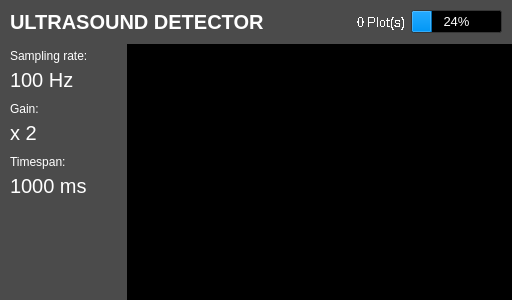
<?xml version="1.0" encoding="UTF-8"?>
<ui version="4.0">
 <class>MainWindow</class>
 <widget class="QMainWindow" name="MainWindow">
  <property name="geometry">
   <rect>
    <x>0</x>
    <y>0</y>
    <width>512</width>
    <height>300</height>
   </rect>
  </property>
  <property name="sizePolicy">
   <sizepolicy hsizetype="Preferred" vsizetype="Preferred">
    <horstretch>0</horstretch>
    <verstretch>0</verstretch>
   </sizepolicy>
  </property>
  <property name="palette">
   <palette>
    <active>
     <colorrole role="WindowText">
      <brush brushstyle="SolidPattern">
       <color alpha="255">
        <red>255</red>
        <green>255</green>
        <blue>255</blue>
       </color>
      </brush>
     </colorrole>
     <colorrole role="Button">
      <brush brushstyle="SolidPattern">
       <color alpha="255">
        <red>0</red>
        <green>0</green>
        <blue>0</blue>
       </color>
      </brush>
     </colorrole>
     <colorrole role="Text">
      <brush brushstyle="SolidPattern">
       <color alpha="255">
        <red>255</red>
        <green>255</green>
        <blue>255</blue>
       </color>
      </brush>
     </colorrole>
     <colorrole role="ButtonText">
      <brush brushstyle="SolidPattern">
       <color alpha="255">
        <red>255</red>
        <green>255</green>
        <blue>255</blue>
       </color>
      </brush>
     </colorrole>
     <colorrole role="Base">
      <brush brushstyle="SolidPattern">
       <color alpha="255">
        <red>0</red>
        <green>0</green>
        <blue>0</blue>
       </color>
      </brush>
     </colorrole>
     <colorrole role="Window">
      <brush brushstyle="SolidPattern">
       <color alpha="255">
        <red>0</red>
        <green>0</green>
        <blue>0</blue>
       </color>
      </brush>
     </colorrole>
     <colorrole role="Highlight">
      <brush brushstyle="SolidPattern">
       <color alpha="255">
        <red>0</red>
        <green>150</green>
        <blue>245</blue>
       </color>
      </brush>
     </colorrole>
    </active>
    <inactive>
     <colorrole role="WindowText">
      <brush brushstyle="SolidPattern">
       <color alpha="255">
        <red>255</red>
        <green>255</green>
        <blue>255</blue>
       </color>
      </brush>
     </colorrole>
     <colorrole role="Button">
      <brush brushstyle="SolidPattern">
       <color alpha="255">
        <red>0</red>
        <green>0</green>
        <blue>0</blue>
       </color>
      </brush>
     </colorrole>
     <colorrole role="Text">
      <brush brushstyle="SolidPattern">
       <color alpha="255">
        <red>255</red>
        <green>255</green>
        <blue>255</blue>
       </color>
      </brush>
     </colorrole>
     <colorrole role="ButtonText">
      <brush brushstyle="SolidPattern">
       <color alpha="255">
        <red>255</red>
        <green>255</green>
        <blue>255</blue>
       </color>
      </brush>
     </colorrole>
     <colorrole role="Base">
      <brush brushstyle="SolidPattern">
       <color alpha="255">
        <red>0</red>
        <green>0</green>
        <blue>0</blue>
       </color>
      </brush>
     </colorrole>
     <colorrole role="Window">
      <brush brushstyle="SolidPattern">
       <color alpha="255">
        <red>0</red>
        <green>0</green>
        <blue>0</blue>
       </color>
      </brush>
     </colorrole>
     <colorrole role="Highlight">
      <brush brushstyle="SolidPattern">
       <color alpha="255">
        <red>0</red>
        <green>150</green>
        <blue>245</blue>
       </color>
      </brush>
     </colorrole>
    </inactive>
    <disabled>
     <colorrole role="WindowText">
      <brush brushstyle="SolidPattern">
       <color alpha="255">
        <red>161</red>
        <green>160</green>
        <blue>159</blue>
       </color>
      </brush>
     </colorrole>
     <colorrole role="Button">
      <brush brushstyle="SolidPattern">
       <color alpha="255">
        <red>0</red>
        <green>0</green>
        <blue>0</blue>
       </color>
      </brush>
     </colorrole>
     <colorrole role="Text">
      <brush brushstyle="SolidPattern">
       <color alpha="255">
        <red>161</red>
        <green>160</green>
        <blue>159</blue>
       </color>
      </brush>
     </colorrole>
     <colorrole role="ButtonText">
      <brush brushstyle="SolidPattern">
       <color alpha="255">
        <red>161</red>
        <green>160</green>
        <blue>159</blue>
       </color>
      </brush>
     </colorrole>
     <colorrole role="Base">
      <brush brushstyle="SolidPattern">
       <color alpha="255">
        <red>0</red>
        <green>0</green>
        <blue>0</blue>
       </color>
      </brush>
     </colorrole>
     <colorrole role="Window">
      <brush brushstyle="SolidPattern">
       <color alpha="255">
        <red>0</red>
        <green>0</green>
        <blue>0</blue>
       </color>
      </brush>
     </colorrole>
     <colorrole role="Highlight">
      <brush brushstyle="SolidPattern">
       <color alpha="255">
        <red>240</red>
        <green>240</green>
        <blue>240</blue>
       </color>
      </brush>
     </colorrole>
    </disabled>
   </palette>
  </property>
  <property name="cursor">
   <cursorShape>BlankCursor</cursorShape>
  </property>
  <property name="windowTitle">
   <string>MainWindow</string>
  </property>
  <widget class="QWidget" name="centralWidget">
   <property name="focusPolicy">
    <enum>Qt::StrongFocus</enum>
   </property>
   <layout class="QGridLayout" name="gridLayout">
    <property name="leftMargin">
     <number>0</number>
    </property>
    <property name="topMargin">
     <number>0</number>
    </property>
    <property name="rightMargin">
     <number>0</number>
    </property>
    <property name="bottomMargin">
     <number>0</number>
    </property>
    <property name="horizontalSpacing">
     <number>6</number>
    </property>
    <property name="verticalSpacing">
     <number>0</number>
    </property>
    <item row="1" column="0">
     <layout class="QHBoxLayout" name="horizontalLayout" stretch="1,3">
      <item>
       <layout class="QVBoxLayout" name="verticalLayout">
        <item>
         <widget class="QWidget" name="widget" native="true">
          <property name="palette">
           <palette>
            <active>
             <colorrole role="Base">
              <brush brushstyle="SolidPattern">
               <color alpha="255">
                <red>0</red>
                <green>0</green>
                <blue>0</blue>
               </color>
              </brush>
             </colorrole>
             <colorrole role="Window">
              <brush brushstyle="SolidPattern">
               <color alpha="255">
                <red>75</red>
                <green>75</green>
                <blue>75</blue>
               </color>
              </brush>
             </colorrole>
            </active>
            <inactive>
             <colorrole role="Base">
              <brush brushstyle="SolidPattern">
               <color alpha="255">
                <red>0</red>
                <green>0</green>
                <blue>0</blue>
               </color>
              </brush>
             </colorrole>
             <colorrole role="Window">
              <brush brushstyle="SolidPattern">
               <color alpha="255">
                <red>75</red>
                <green>75</green>
                <blue>75</blue>
               </color>
              </brush>
             </colorrole>
            </inactive>
            <disabled>
             <colorrole role="Base">
              <brush brushstyle="SolidPattern">
               <color alpha="255">
                <red>75</red>
                <green>75</green>
                <blue>75</blue>
               </color>
              </brush>
             </colorrole>
             <colorrole role="Window">
              <brush brushstyle="SolidPattern">
               <color alpha="255">
                <red>75</red>
                <green>75</green>
                <blue>75</blue>
               </color>
              </brush>
             </colorrole>
            </disabled>
           </palette>
          </property>
          <property name="autoFillBackground">
           <bool>true</bool>
          </property>
          <layout class="QGridLayout" name="gridLayout_2">
           <property name="leftMargin">
            <number>0</number>
           </property>
           <property name="topMargin">
            <number>0</number>
           </property>
           <property name="rightMargin">
            <number>0</number>
           </property>
           <property name="bottomMargin">
            <number>0</number>
           </property>
           <property name="horizontalSpacing">
            <number>0</number>
           </property>
           <property name="verticalSpacing">
            <number>5</number>
           </property>
           <item row="0" column="0">
            <layout class="QVBoxLayout" name="verticalLayout_3">
             <property name="spacing">
              <number>0</number>
             </property>
             <property name="leftMargin">
              <number>0</number>
             </property>
             <property name="topMargin">
              <number>0</number>
             </property>
             <item>
              <widget class="QWidget" name="wgtSamplingRate" native="true">
               <property name="autoFillBackground">
                <bool>true</bool>
               </property>
               <layout class="QVBoxLayout" name="verticalLayout_8">
                <property name="spacing">
                 <number>5</number>
                </property>
                <property name="leftMargin">
                 <number>10</number>
                </property>
                <property name="topMargin">
                 <number>5</number>
                </property>
                <property name="rightMargin">
                 <number>0</number>
                </property>
                <property name="bottomMargin">
                 <number>5</number>
                </property>
                <item>
                 <widget class="QLabel" name="label">
                  <property name="text">
                   <string>Sampling rate:</string>
                  </property>
                 </widget>
                </item>
                <item>
                 <widget class="QLabel" name="lblSamplingRate">
                  <property name="font">
                   <font>
                    <pointsize>15</pointsize>
                   </font>
                  </property>
                  <property name="text">
                   <string>100 Hz</string>
                  </property>
                 </widget>
                </item>
               </layout>
              </widget>
             </item>
             <item>
              <widget class="QWidget" name="wgtGain" native="true">
               <property name="autoFillBackground">
                <bool>true</bool>
               </property>
               <layout class="QVBoxLayout" name="verticalLayout_9">
                <property name="spacing">
                 <number>5</number>
                </property>
                <property name="leftMargin">
                 <number>10</number>
                </property>
                <property name="topMargin">
                 <number>5</number>
                </property>
                <property name="rightMargin">
                 <number>0</number>
                </property>
                <property name="bottomMargin">
                 <number>5</number>
                </property>
                <item>
                 <widget class="QLabel" name="label_2">
                  <property name="text">
                   <string>Gain:</string>
                  </property>
                 </widget>
                </item>
                <item>
                 <widget class="QLabel" name="lblGain">
                  <property name="font">
                   <font>
                    <pointsize>15</pointsize>
                   </font>
                  </property>
                  <property name="text">
                   <string>x 2</string>
                  </property>
                 </widget>
                </item>
               </layout>
              </widget>
             </item>
             <item>
              <widget class="QWidget" name="wgtTimespan" native="true">
               <property name="autoFillBackground">
                <bool>true</bool>
               </property>
               <layout class="QVBoxLayout" name="verticalLayout_10">
                <property name="spacing">
                 <number>5</number>
                </property>
                <property name="leftMargin">
                 <number>10</number>
                </property>
                <property name="topMargin">
                 <number>5</number>
                </property>
                <property name="rightMargin">
                 <number>0</number>
                </property>
                <property name="bottomMargin">
                 <number>5</number>
                </property>
                <item>
                 <widget class="QLabel" name="label_3">
                  <property name="text">
                   <string>Timespan:</string>
                  </property>
                 </widget>
                </item>
                <item>
                 <widget class="QLabel" name="lblTimespan">
                  <property name="font">
                   <font>
                    <pointsize>15</pointsize>
                   </font>
                  </property>
                  <property name="text">
                   <string>1000 ms</string>
                  </property>
                 </widget>
                </item>
               </layout>
              </widget>
             </item>
             <item>
              <spacer name="verticalSpacer">
               <property name="orientation">
                <enum>Qt::Vertical</enum>
               </property>
               <property name="sizeHint" stdset="0">
                <size>
                 <width>20</width>
                 <height>40</height>
                </size>
               </property>
              </spacer>
             </item>
            </layout>
           </item>
          </layout>
         </widget>
        </item>
       </layout>
      </item>
      <item>
       <widget class="QWidget" name="wgtChartContainer" native="true">
        <layout class="QVBoxLayout" name="verticalLayout_2">
         <item>
          <widget class="LineChart" name="chrtData" native="true">
           <property name="sizePolicy">
            <sizepolicy hsizetype="Expanding" vsizetype="Expanding">
             <horstretch>0</horstretch>
             <verstretch>0</verstretch>
            </sizepolicy>
           </property>
           <property name="font">
            <font>
             <stylestrategy>NoAntialias</stylestrategy>
            </font>
           </property>
          </widget>
         </item>
        </layout>
       </widget>
      </item>
     </layout>
    </item>
    <item row="0" column="0">
     <widget class="QWidget" name="widget" native="true">
      <property name="palette">
       <palette>
        <active>
         <colorrole role="Base">
          <brush brushstyle="SolidPattern">
           <color alpha="255">
            <red>0</red>
            <green>0</green>
            <blue>0</blue>
           </color>
          </brush>
         </colorrole>
         <colorrole role="Window">
          <brush brushstyle="SolidPattern">
           <color alpha="255">
            <red>75</red>
            <green>75</green>
            <blue>75</blue>
           </color>
          </brush>
         </colorrole>
        </active>
        <inactive>
         <colorrole role="Base">
          <brush brushstyle="SolidPattern">
           <color alpha="255">
            <red>0</red>
            <green>0</green>
            <blue>0</blue>
           </color>
          </brush>
         </colorrole>
         <colorrole role="Window">
          <brush brushstyle="SolidPattern">
           <color alpha="255">
            <red>75</red>
            <green>75</green>
            <blue>75</blue>
           </color>
          </brush>
         </colorrole>
        </inactive>
        <disabled>
         <colorrole role="Base">
          <brush brushstyle="SolidPattern">
           <color alpha="255">
            <red>75</red>
            <green>75</green>
            <blue>75</blue>
           </color>
          </brush>
         </colorrole>
         <colorrole role="Window">
          <brush brushstyle="SolidPattern">
           <color alpha="255">
            <red>75</red>
            <green>75</green>
            <blue>75</blue>
           </color>
          </brush>
         </colorrole>
        </disabled>
       </palette>
      </property>
      <property name="autoFillBackground">
       <bool>true</bool>
      </property>
      <layout class="QHBoxLayout" name="horizontalLayout_2">
       <property name="spacing">
        <number>5</number>
       </property>
       <property name="leftMargin">
        <number>10</number>
       </property>
       <property name="topMargin">
        <number>10</number>
       </property>
       <property name="rightMargin">
        <number>10</number>
       </property>
       <property name="bottomMargin">
        <number>10</number>
       </property>
       <item>
        <widget class="QLabel" name="label_4">
         <property name="font">
          <font>
           <pointsize>15</pointsize>
           <weight>75</weight>
           <bold>true</bold>
          </font>
         </property>
         <property name="text">
          <string>ULTRASOUND DETECTOR</string>
         </property>
        </widget>
       </item>
       <item>
        <spacer name="horizontalSpacer">
         <property name="orientation">
          <enum>Qt::Horizontal</enum>
         </property>
         <property name="sizeHint" stdset="0">
          <size>
           <width>40</width>
           <height>20</height>
          </size>
         </property>
        </spacer>
       </item>
       <item>
        <widget class="QLabel" name="lblCounter">
         <property name="font">
          <font>
           <pointsize>10</pointsize>
           <stylestrategy>NoAntialias</stylestrategy>
          </font>
         </property>
         <property name="text">
          <string>0 Plot(s)</string>
         </property>
        </widget>
       </item>
       <item>
        <widget class="QProgressBar" name="prgBattPct">
         <property name="sizePolicy">
          <sizepolicy hsizetype="Fixed" vsizetype="Fixed">
           <horstretch>0</horstretch>
           <verstretch>0</verstretch>
          </sizepolicy>
         </property>
         <property name="font">
          <font>
           <pointsize>10</pointsize>
          </font>
         </property>
         <property name="value">
          <number>24</number>
         </property>
        </widget>
       </item>
      </layout>
     </widget>
    </item>
   </layout>
  </widget>
 </widget>
 <layoutdefault spacing="6" margin="11"/>
 <customwidgets>
  <customwidget>
   <class>LineChart</class>
   <extends>QWidget</extends>
   <header location="global">LineChart.h</header>
   <container>1</container>
  </customwidget>
 </customwidgets>
 <resources/>
 <connections/>
</ui>
